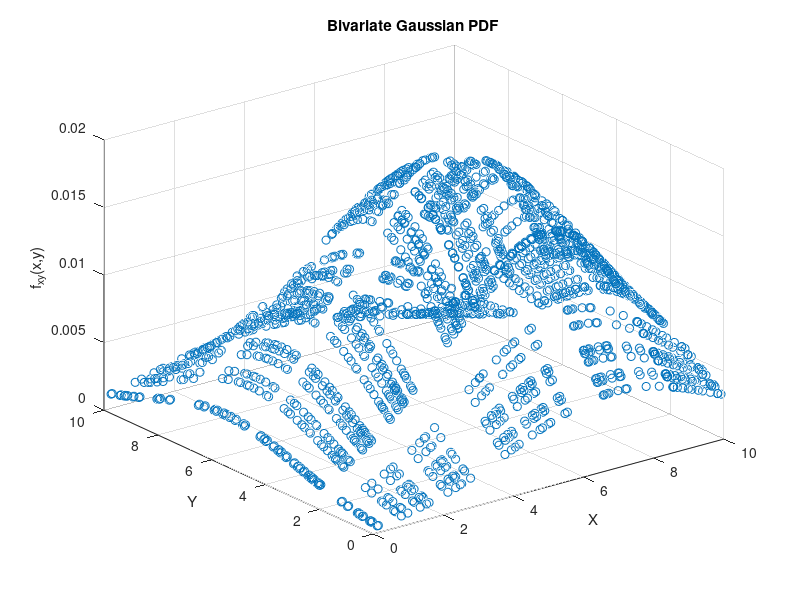

Write the MATLAB code that produced this figure.
clear;
clc;

x = randperm(1000,50);
y = randperm(1000,50);

x = 10 .* x./max(x);
y = 10 .* y./max(y);

mx = mean(x);
my = mean(y);

X_ = [x' y'];
X_c = X_ - mean(X_);
[m ,n] = size(X_c);
Cx = (1/(m-1)) * (X_c' * X_c);
Cx_inv = inv(Cx);

[X, Y] = meshgrid(x, y);

fxy = zeros(numel(x));

for i = 1:50
    for j = 1:50
        fxy(i,j) = (1 / (2 * pi * sqrt(det(Cx)))) * exp(-0.5 * [X(i,j) - mx, Y(i,j) - my] * Cx_inv * [X(i,j) - mx, Y(i,j) - my]');
    end
end

scatter3(X(:), Y(:), fxy(:));
xlabel('X'); 
ylabel('Y'); 
zlabel('f_{xy}(x,y)');
title('Bivariate Gaussian PDF');
